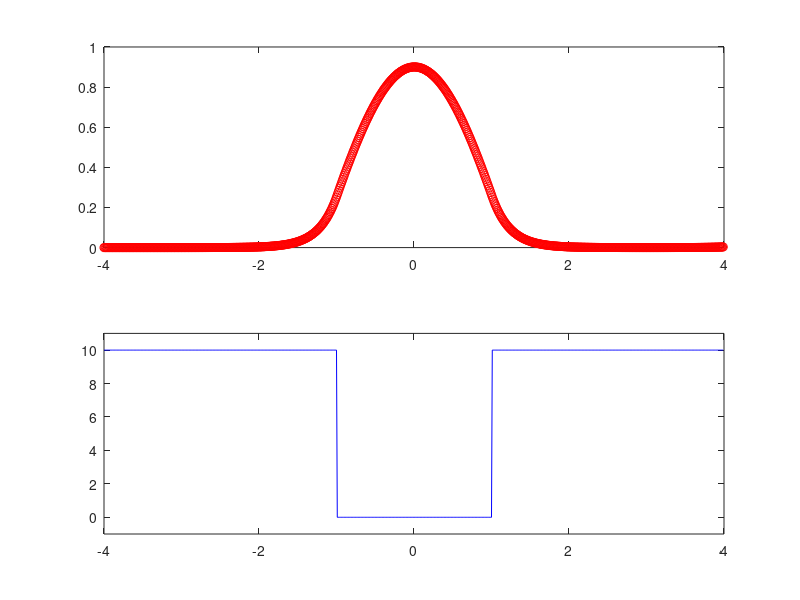

Source code (MATLAB):
clear; clf

x=-4;
h=0.01;
steps=800;

psi=1;
prev=0;
e=0.8196598;   % ground-state solution

for i=1:steps
    X(i)=x;
    PSI(i)=psi;

    % Square-well potential with m=hbar=1
    if abs(x)<1
        pot=0;
    else
        pot=10;
    end
    d2psi=2*(pot-e)*psi;
    POT(i)=pot;
    
    % Verlet Method
    next=2*psi - prev + h*h*d2psi;

    prev=psi;
    psi=next;
    x=x+h;
end

% Compute density to normalise wavefunction 
rho=PSI.^2;
area=h*sum(rho);
PSI=PSI/sqrt(area);

subplot(2,1,1)
plot(X,PSI,'ro')
subplot(2,1,2)
plot(X,POT,'b-');
ylim([-1 11])
